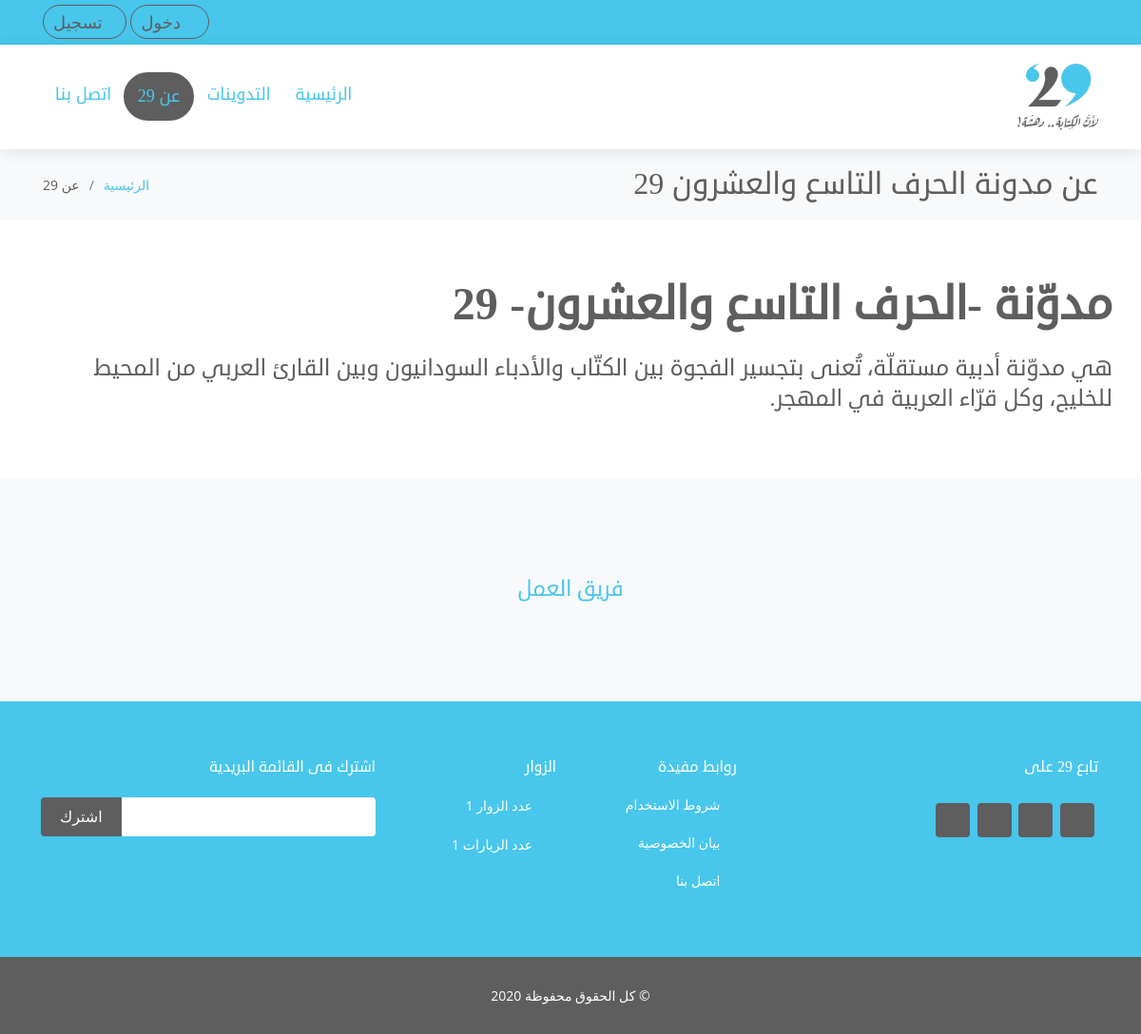
Page /dashboard/about on the earlier database version.
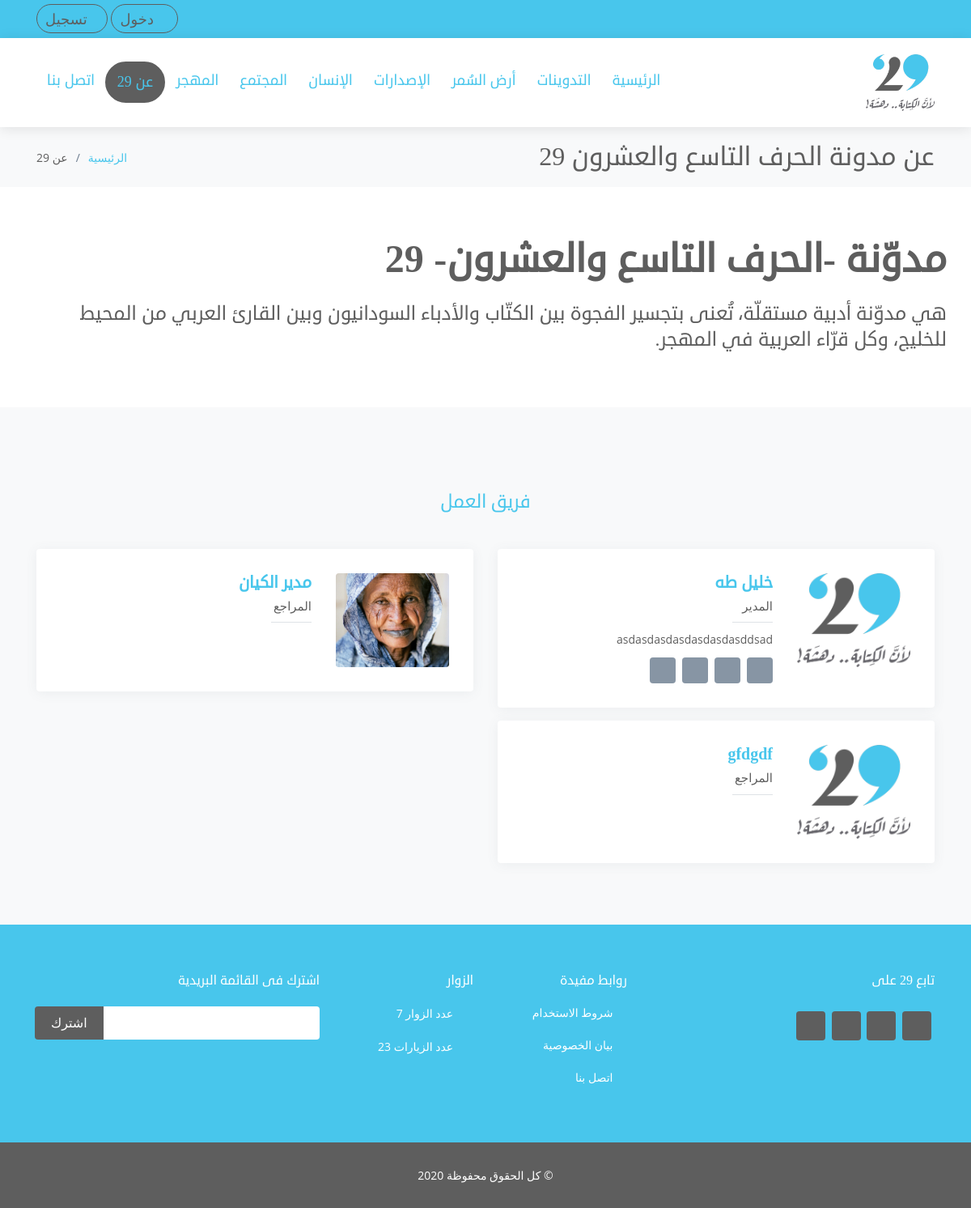
Same page on the later database version.
### tables this page shows
CREATE TABLE `b29_category` (
  `cat_id` int(3) NOT NULL,
  `cat_name` varchar(50) NOT NULL,
  `cat_class` varchar(20) NOT NULL,
  `create_at` datetime NOT NULL,
  `create_by` int(5) NOT NULL,
  `update_at` datetime DEFAULT NULL,
  `update_by` int(5) DEFAULT NULL
);

CREATE TABLE `b29_staff` (
  `staff_id` int(5) NOT NULL,
  `staff_name` varchar(50) NOT NULL,
  `staff_phone` varchar(20) NOT NULL,
  `staff_email` varchar(50) NOT NULL,
  `staff_type` varchar(10) NOT NULL DEFAULT 'DR',
  `staff_address` text,
  `staff_img` varchar(20) NOT NULL DEFAULT 'user.jpg',
  `staff_active` int(1) NOT NULL DEFAULT '1',
  `staff_about` text,
  `staff_face` varchar(100) DEFAULT NULL,
  `staff_twitter` varchar(100) DEFAULT NULL,
  `staff_linked` varchar(100) DEFAULT NULL,
  `staff_instagram` varchar(100) DEFAULT NULL,
  `staff_uname` varchar(50) NOT NULL,
  `staff_pass` varchar(100) NOT NULL,
  `create_at` datetime NOT NULL,
  `create_by` int(5) DEFAULT NULL,
  `update_at` datetime DEFAULT NULL,
  `update_by` int(5) DEFAULT NULL
);

### lib/staff_settings.php (called while the page is built, shortened)
<?php
	class staff_settings
	{
		private $public_pages 			= array('login'
												,'dashboard'
												,'blog'
												);
		public function get_acsses($url)
		{
			if(array_search($url[0],$this->public_pages)!== false)
			{
				return true;
			}
			return false;
		}
	}
?>

### controller/dashboard.php (called while the page is built, shortened)
<?php
	class dashboard extends controller
	{
		function __construct()
		{
			$this->view->CSS = array();
			$this->view->JS = array('views/dashboard/JS/dash.js');
			$this->view->curr_page = "dashboard";
		}
		function about()
		{
			$this->view->curr_page = "about";
			$this->view->menu = $this->model->menu();
			$this->view->staff = $this->model->staff();
			$this->view->render(array('dashboard/about'),'home');
		}
	}
?>

### index.php (called while the page is built, shortened)
<?php
	$app = new bootstrap();
?>

### lib/session.php (called while the page is built, shortened)
<?php
	class session
	{
		public static function get($key)
		{
			if(isset($_SESSION[$key]))
			{
				return $_SESSION[$key];
			}else
			{
				return false;
			}
		}
	}
?>

### lib/database.php (called while the page is built, shortened)
<?php
	class database extends PDO
	{
		function __construct()
		{
			$this->get_config();
		}
		private function get_config()
		{
			$x = $this->select("SELECT * FROM ".DB_PREFEX."config",array());
		}
		public function select($sql,$data,$fetchMode = PDO::FETCH_ASSOC)
		{
			$sth = $this->prepare($sql);
			$sth->execute();
			return $sth->fetchAll($fetchMode);
		}
		public function get_menu()
		{
			$x = $this->select("SELECT ".DB_PREFEX."category.*, count(blog_id) as no
								FROM ".DB_PREFEX."category
								LEFT JOIN ".DB_PREFEX."blog_category ON category = cat_id
								WHERE 1=1
								GROUP BY cat_id",array());
			$menu = array();
			foreach($x as $val)
			{
				$menu[$val['cat_id']] = array('id'=>$val['cat_id']
											,'name'=>$val['cat_name']
											,'count'=>$val['no']
											);
			}
			return $menu;
		}
	}
?>

### models/dashboard_model.php (called while the page is built, shortened)
<?php
	class dashboard_model extends model
	{
		function __construct()
		{
			parent::__construct();
		}
		public function menu()
		{
			return $this->db->get_menu();
		}
		public function staff()
		{
			return $this->db->select('SELECT staff_id, staff_name, staff_phone, staff_email, staff_address
									,staff_img, staff_about,staff_type
									,staff_face, staff_twitter, staff_linked, staff_instagram
									FROM '.DB_PREFEX.'staff
									WHERE staff_type != "bloger"
									',array());
		}
	}
?>

### lib/controller.php (called while the page is built, shortened)
<?php
	class controller
	{
		public function loadModel($name,$model_path)
		{
			$path = $model_path.$name.'_model.php';
			if(file_exists($path))
			{
				$this->model = new $model_name();
			}
		}
	}
?>

### lib/model.php (called while the page is built)
<?php
	class model
	{
		function __construct()
		{
			$this->db = new database();
		}
	}
?>

### views/dashboard/about.php (the view)
<main id="main">
	<section id="breadcrumbs" class="breadcrumbs">
		<div class="container">
			<div class="d-flex justify-content-between align-items-center">
				<h2>عن مدونة الحرف التاسع والعشرون 29</h2>
				<ol>
					<li><a href="<?php echo URL ?>">الرئيسية</a></li>
					<li>عن 29</li>
				</ol>
			</div>
		</div>
	</section>
	<section id="about" class="about">
		<div class="container">
			<div class="row content">
				<h2>مدوّنة -الحرف التاسع والعشرون- 29</h2>
				<h3>هي مدوّنة أدبية مستقلّة، تُعنى بتجسير الفجوة بين الكتّاب والأدباء السودانيون وبين القارئ العربي من المحيط للخليج، وكل قرّاء العربية في المهجر.</h3>
			</div>
		</div>
	</section>
    <section id="team" class="team section-bg">
		<div class="container">
			<div class="section-title">
				<p>فريق العمل</p>
			</div>
			<div class="row">
			<?php
				foreach($this->staff as $val)
				{
			?>
				<div class="col-lg-6 mb-3">
					<div class="member d-flex align-items-start">
						<div class="pic"><img src="<?php echo URL."public/IMG/users/".$val['staff_img'] ?>" class="img-fluid" alt=""></div>
						<div class="member-info">
							<h4><?php echo $val['staff_name']?></h4>
							<span><?php echo staff_settings::$staf_asso_type[$val['staff_type']]['AR']?></span>
							<p><?php echo $val['staff_about']?></p>
							<div class="social">
							<?php
								echo (!empty($val['staff_twitter']))?'<a href="'.$val['staff_twitter'].'" target="_blank"><i class="icofont-twitter"></i></a>':"";
								echo (!empty($val['staff_face']))?'<a href="'.$val['staff_face'].'" target="_blank"><i class="icofont-facebook"></i></a>':"";
								echo (!empty($val['staff_instagram']))?'<a href="'.$val['staff_instagram'].'" target="_blank"><i class="icofont-instagram"></i></a>':"";
								echo (!empty($val['staff_linked']))?'<a href="'.$val['staff_linked'].'" target="_blank"><i class="icofont-linkedin"></i></a>':"";
							?>
							</div>
						</div>
					</div>
				</div>
			<?php
				}
			?>
			</div>
		</div>
	</section>
</main>

### lib/bootstrap.php (shortened to what this page needs)
<?php
	class bootstrap extends controller
	{
		private $_URL = NULL;
		private $_model_path = 'models/';
		private $errors = NULL;
		function __construct()
		{
			$access = $this->staff_settings->get_acsses($this->_URL);
			if(!$access && session::get('user_id'))
			{
				$this->errors->no_permission();
			}elseif(!$access)
			{
				header("location: ".URL."login/");
			}else
			{
				$this->_setExsistController();
			}
		}
		private function _sys_init()
		{
			$this->staff_settings 	= new staff_settings;
			$this->errors			= new errors;
		}
		private function _getURL()
		{
			$this->_URL = (isset($_GET['url']))?$_GET['url']:$this->get_default_page().'/';
			$this->_URL = rtrim($this->_URL,'/');
			if(strpos($this->_URL,"bookingfiles") === false)
			{
				$this->_URL = filter_var($this->_URL,FILTER_SANITIZE_URL);
			}
			$this->_URL = explode('/',$this->_URL);
		}
		private function _setExsistController()
		{
			$this->controller = new $this->_URL[0];
			$this->controller->loadmodel($this->_URL[0],$this->_model_path);
			if(isset($this->_URL[1]))
			{
				if(method_exists($this->controller,$this->_URL[1]))
				{
					switch(count($this->_URL))
					{
						case 2:
							$this->controller->{$this->_URL[1]}();
						break;
					}
				}else
				{
					$this->controller->index();
				}
			}else
			{
				$this->controller->index();
			}
		}
	}
?>

### views/header/header.php (shortened to what this page needs)
<!DOCTYPE html>
<html lang="ar">
<head>
	<link href="<?php echo URL ?>public/vendor/bootstrap/css/bootstrap.min.css" rel="stylesheet">
	<link href="<?php echo URL ?>public/vendor/icofont/icofont.min.css" rel="stylesheet">
	<link href="<?php echo URL ?>public/vendor/animate.css/animate.min.css" rel="stylesheet">
	<link href="<?php echo URL ?>public/CSS/style.css" rel="stylesheet">
</head>
<body>

### views/menus/default.php (shortened to what this page needs)
<section id="topbar" class="d-none d-lg-block">
	<div class="container d-flex">
		<div class="contact-info mr-auto">
		<?php
			if(session::get('user_type'))
			{
		?>
			<a href="<?php echo URL ?>login/logout"><i class="icofont-sign-out"></i> خروج </a>
		<?php
			}else{
		?>
			<a href="<?php echo URL ?>login"><i class="icofont-sign-in"></i> دخول</a>
			<a href="<?php echo URL ?>login/register"><i class="icofont-user"></i>تسجيل</a>
		<?php
			}
		?>
		</div>
	</div>
</section>
<header id="header" class="header-inner-pages sticky-top">
	<div class="container d-flex align-items-center">
		<a href="<?php echo URL ?>" class="logo"><img src="<?php echo URL ?>public/IMG/logo.png" alt="" class="img-fluid"></a>
		<nav class="nav-menu d-none mr-auto d-lg-block">
			<ul>
				<li class="<?php echo ($this->curr_page=="dashboard")?"nav_menu_active_page":"";?>"><a href="<?php echo URL ?>dashboard/">الرئيسية</a></li>
				<li class="<?php echo ($this->curr_page=="blog")?"nav_menu_active_page":"";?>"><a href="<?php echo URL ?>blog/index">التدوينات</a></li>
			<?php
				foreach($this->menu as $val)
				{
					$cls = ($this->curr_page=="blog_".$val['id'])?"nav_menu_active_page":"";
					echo "<li class='".$cls."'><a href='".URL."blog/index/".$val['id']."'>".$val['name']."</a></li>";
				}
			?>
				<li class="<?php echo ($this->curr_page=="about")?"nav_menu_active_page":"";?>"><a href="<?php echo URL ?>dashboard/about">عن 29 </a></li>
				<li class="<?php echo ($this->curr_page=="contact")?"nav_menu_active_page":"";?>"><a href="<?php echo URL ?>dashboard/contact">اتصل بنا</a></li>
			</ul>
		</nav>
	</div>
</header>

### lib/view.php (shortened to what this page needs)
<?php
	class view
	{
		public function render($files,$class="")
		{
			$this->get_header($class);
			foreach($files as $k => $name)
			{
				$file_name = "views/".$name.".php";
				if(file_exists($file_name))
				{
					require($file_name);
				}else
				{
					$this->file_name = $name;
					require("views/error/err404.php");
				}
			}
			$this->get_footer($class);
		}
		public function get_header($class)
		{
			require("views/header/header.php");
			$this->get_menus($class);
		}
		private function get_menus($class)
		{
			require("views/menus/default.php");
		}
		public function get_footer($class)
		{
			require("views/footer/footer.php");
		}
	}
?>

### views/footer/footer.php (shortened to what this page needs)
		<footer id="footer">
			<div class="footer-top">
				<div class="container">
					<div class="row">
						<div class="col-lg-4 col-md-6">
							<div class="footer-info">
								<h4>تابع 29 على</h4>
								<div class="social-links mt-3">
									<a href="<?php echo TWITTER?>" class="twitter"><i class="icofont-twitter"></i></a>
									<a href="<?php echo FACE?>" class="facebook"><i class="icofont-facebook"></i></a>
									<a href="<?php echo INSTAGRAM?>" class="instagram"><i class="icofont-instagram"></i></a>
									<a href="<?php echo LINKEDIN?>" class="linkedin"><i class="icofont-linkedin"></i></a>
								</div>
							</div>
						</div>
						<div class="col-lg-2 col-md-6 footer-links">
							<h4>روابط مفيدة</h4>
							<ul>
								<li><i class="icofont-simple-left"></i> <a href="<?php echo URL ?>dashboard/terms">شروط الاستخدام</a></li>
								<li><i class="icofont-simple-left"></i> <a href="<?php echo URL ?>dashboard/privacy">بيان الخصوصية</a></li>
								<li><i class="icofont-simple-left"></i> <a href="<?php echo URL ?>dashboard/contact">اتصل بنا</a></li>
							</ul>
						</div>
						<div class="col-lg-2 col-md-6 footer-links">
							<h4>الزوار</h4>
							<ul>
								<li><i class="icofont-users"></i>&nbsp;  عدد الزوار <?php echo session::get('NEW_VISIT')?></li>
								<li><i class="icofont-world"></i>&nbsp;  عدد الزيارات <?php echo session::get('VISIT')?></li>
							</ul>
						</div>
						<div class="col-lg-4 col-md-6 footer-newsletter">
							<h4>اشترك فى القائمة البريدية</h4>
							<form id="mail_list" method="post">
								<input type="email" name="email_list"><input id="email_list_send" type="submit" value="اشترك">
							</form>
						</div>
					</div>
				</div>
			</div>
			<div class="container">
				<div class="copyright">
					&copy; كل الحقوق محفوظة <?php echo date("Y"); ?>
				</div>
			</div>
		</footer>
	</body>
</html>

Differences in the rows shown:
added b29_category: cat_name "أرض السُمر"
added b29_category: cat_name "الإصدارات"
added b29_category: cat_name "الإنسان"
added b29_category: cat_name "المجتمع"
added b29_category: cat_name "المهجر"
added b29_staff: staff_img (picture), staff_name "خليل طه", staff_type "المدير", staff_about "asdasdasdasdasdasdasddsad"
added b29_staff: staff_img (picture), staff_name "مدير الكيان", staff_type "المراجع"
added b29_staff: staff_img (picture), staff_name "gfdgdf", staff_type "المراجع"
Other differences:
session::get('NEW_VISIT'): "1" → "7"
session::get('VISIT'): "1" → "23"
